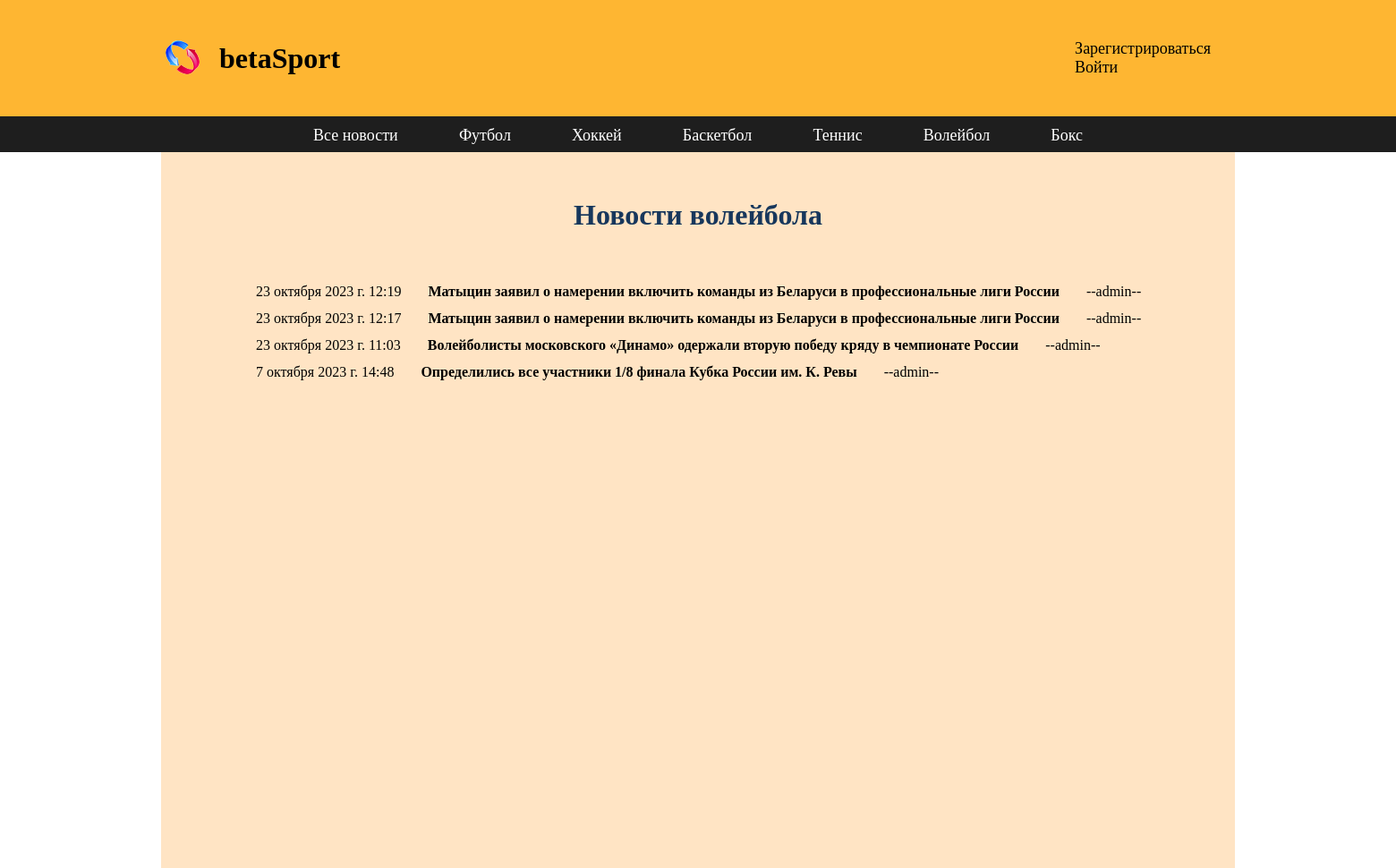
Screenshot of /voleyball/ with the database file from the repository.
### newpost/models.py (models this page shows, shortened)
class Sportnews(models.Model):
    sport = [
        (1, "футбол"),
        (2, "хоккей"),
        (3, "баскетбол"),
        (4, "теннис"),
        (5, "волейбол"),
        (6, "бокс")
    ]
    tsport = models.PositiveSmallIntegerField('tsport', choices=sport)
    title = models.CharField(max_length=100)
    news = models.TextField(max_length=1500)
    created = models.DateTimeField(auto_now_add=True)
    image = models.ImageField(upload_to='images/', blank=True)
    user = models.ForeignKey(User, on_delete=models.CASCADE, blank=True)
    vote_total = models.IntegerField(default=0)
    vote_ratio = models.IntegerField(default=0)

### newpost/views.py (the view)
# urls.py: path('voleyball/', views.voleyball, name='voleyball'),
def voleyball(request):
    an = Sportnews.objects.order_by('-created')
    return render(request, 'newpost/voleyball.html', {'an': an})

### newpost/templates/newpost/voleyball.html
{% extends 'newpost/base.html' %}
{% block content %}
<div class="aut">
    <div class="zag">
            <h1>Новости волейбола</h1>
    </div>
</div>
<div class="new">
    {% for i in an %}
        {% if i.tsport == 5 %}
        <div class="blok">
            <div class="creat"> {{ i.created }} </div>
            <div class="tit"> <a href="{% url 'detail' i.id %}"> {{ i.title }} </a> </div>
            <div class="us"> --{{ i.user }}-- </div>
         </div>
        {% endif %}
    {% endfor %}
</div>
{% endblock %}

### newpost/static/css/style.css (style rules this page uses)
* { margin: 0; padding: 0; }
a { text-decoration: none; color: black; }
.content h1 { padding: 12px; }
.new { width: 1050px; margin-left: 100px; padding-right: 400px; margin-right: 150px; }
.blok { padding: 6px; display: flex; }
.tit { padding-left: 30px; font-weight: bold; }
.us { padding-left: 30px; }
.aut { display: flex; flex-direction: column; align-items: center; }
.zag { margin: 40px; color: rgb(23, 55, 92); }

### rows the page displays
Sportnews: created "23 октября 2023 г. 12:19", title "Матыцин заявил о намерении включить команды из Беларуси в профессиональные лиги России", user "admin"
Sportnews: created "23 октября 2023 г. 12:17", title "Матыцин заявил о намерении включить команды из Беларуси в профессиональные лиги России", user "admin"
Sportnews: created "23 октября 2023 г. 11:03", title "Волейболисты московского «Динамо» одержали вторую победу кряду в чемпионате России", user "admin"
Sportnews: created "7 октября 2023 г. 14:48", title "Определились все участники 1/8 финала Кубка России им. К. Ревы", user "admin"
